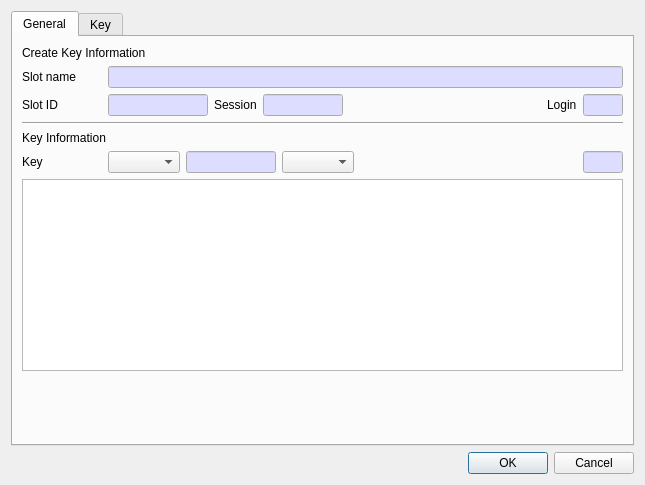
<?xml version="1.0" encoding="UTF-8"?>
<ui version="4.0">
 <class>CreateKeyDlg</class>
 <widget class="QDialog" name="CreateKeyDlg">
  <property name="geometry">
   <rect>
    <x>0</x>
    <y>0</y>
    <width>645</width>
    <height>485</height>
   </rect>
  </property>
  <property name="windowTitle">
   <string>Create key</string>
  </property>
  <layout class="QVBoxLayout" name="verticalLayout">
   <item>
    <widget class="QTabWidget" name="tabWidget">
     <property name="currentIndex">
      <number>0</number>
     </property>
     <widget class="QWidget" name="mFirstTab">
      <attribute name="title">
       <string>General</string>
      </attribute>
      <layout class="QVBoxLayout" name="verticalLayout_2">
       <item>
        <widget class="QLabel" name="label_13">
         <property name="text">
          <string>Create Key Information</string>
         </property>
        </widget>
       </item>
       <item>
        <layout class="QGridLayout" name="gridLayout">
         <property name="topMargin">
          <number>0</number>
         </property>
         <item row="0" column="0">
          <widget class="QLabel" name="label">
           <property name="minimumSize">
            <size>
             <width>80</width>
             <height>0</height>
            </size>
           </property>
           <property name="text">
            <string>Slot name</string>
           </property>
          </widget>
         </item>
         <item row="0" column="1">
          <widget class="QLineEdit" name="mSlotNameText">
           <property name="palette">
            <palette>
             <active>
              <colorrole role="Base">
               <brush brushstyle="SolidPattern">
                <color alpha="255">
                 <red>221</red>
                 <green>221</green>
                 <blue>255</blue>
                </color>
               </brush>
              </colorrole>
             </active>
             <inactive>
              <colorrole role="Base">
               <brush brushstyle="SolidPattern">
                <color alpha="255">
                 <red>221</red>
                 <green>221</green>
                 <blue>255</blue>
                </color>
               </brush>
              </colorrole>
             </inactive>
             <disabled/>
            </palette>
           </property>
           <property name="readOnly">
            <bool>true</bool>
           </property>
          </widget>
         </item>
        </layout>
       </item>
       <item>
        <layout class="QGridLayout" name="gridLayout_3">
         <property name="topMargin">
          <number>0</number>
         </property>
         <item row="0" column="0">
          <widget class="QLabel" name="label_3">
           <property name="minimumSize">
            <size>
             <width>80</width>
             <height>0</height>
            </size>
           </property>
           <property name="text">
            <string>Slot ID</string>
           </property>
          </widget>
         </item>
         <item row="0" column="5">
          <widget class="QLabel" name="label_6">
           <property name="text">
            <string>Login</string>
           </property>
          </widget>
         </item>
         <item row="0" column="3">
          <widget class="QLineEdit" name="mSessionText">
           <property name="maximumSize">
            <size>
             <width>80</width>
             <height>16777215</height>
            </size>
           </property>
           <property name="palette">
            <palette>
             <active>
              <colorrole role="Base">
               <brush brushstyle="SolidPattern">
                <color alpha="255">
                 <red>221</red>
                 <green>221</green>
                 <blue>255</blue>
                </color>
               </brush>
              </colorrole>
             </active>
             <inactive>
              <colorrole role="Base">
               <brush brushstyle="SolidPattern">
                <color alpha="255">
                 <red>221</red>
                 <green>221</green>
                 <blue>255</blue>
                </color>
               </brush>
              </colorrole>
             </inactive>
             <disabled>
              <colorrole role="Base">
               <brush brushstyle="SolidPattern">
                <color alpha="255">
                 <red>240</red>
                 <green>240</green>
                 <blue>240</blue>
                </color>
               </brush>
              </colorrole>
             </disabled>
            </palette>
           </property>
           <property name="readOnly">
            <bool>true</bool>
           </property>
          </widget>
         </item>
         <item row="0" column="2">
          <widget class="QLabel" name="label_5">
           <property name="text">
            <string>Session</string>
           </property>
          </widget>
         </item>
         <item row="0" column="1">
          <widget class="QLineEdit" name="mSlotIDText">
           <property name="maximumSize">
            <size>
             <width>100</width>
             <height>16777215</height>
            </size>
           </property>
           <property name="palette">
            <palette>
             <active>
              <colorrole role="Base">
               <brush brushstyle="SolidPattern">
                <color alpha="255">
                 <red>221</red>
                 <green>221</green>
                 <blue>255</blue>
                </color>
               </brush>
              </colorrole>
             </active>
             <inactive>
              <colorrole role="Base">
               <brush brushstyle="SolidPattern">
                <color alpha="255">
                 <red>221</red>
                 <green>221</green>
                 <blue>255</blue>
                </color>
               </brush>
              </colorrole>
             </inactive>
             <disabled>
              <colorrole role="Base">
               <brush brushstyle="SolidPattern">
                <color alpha="255">
                 <red>240</red>
                 <green>240</green>
                 <blue>240</blue>
                </color>
               </brush>
              </colorrole>
             </disabled>
            </palette>
           </property>
           <property name="readOnly">
            <bool>true</bool>
           </property>
          </widget>
         </item>
         <item row="0" column="6">
          <widget class="QLineEdit" name="mLoginText">
           <property name="maximumSize">
            <size>
             <width>40</width>
             <height>16777215</height>
            </size>
           </property>
           <property name="palette">
            <palette>
             <active>
              <colorrole role="Base">
               <brush brushstyle="SolidPattern">
                <color alpha="255">
                 <red>221</red>
                 <green>221</green>
                 <blue>255</blue>
                </color>
               </brush>
              </colorrole>
             </active>
             <inactive>
              <colorrole role="Base">
               <brush brushstyle="SolidPattern">
                <color alpha="255">
                 <red>221</red>
                 <green>221</green>
                 <blue>255</blue>
                </color>
               </brush>
              </colorrole>
             </inactive>
             <disabled>
              <colorrole role="Base">
               <brush brushstyle="SolidPattern">
                <color alpha="255">
                 <red>240</red>
                 <green>240</green>
                 <blue>240</blue>
                </color>
               </brush>
              </colorrole>
             </disabled>
            </palette>
           </property>
           <property name="readOnly">
            <bool>true</bool>
           </property>
          </widget>
         </item>
         <item row="0" column="4">
          <spacer name="horizontalSpacer">
           <property name="orientation">
            <enum>Qt::Horizontal</enum>
           </property>
           <property name="sizeHint" stdset="0">
            <size>
             <width>40</width>
             <height>20</height>
            </size>
           </property>
          </spacer>
         </item>
        </layout>
       </item>
       <item>
        <widget class="Line" name="line_2">
         <property name="orientation">
          <enum>Qt::Horizontal</enum>
         </property>
        </widget>
       </item>
       <item>
        <widget class="QLabel" name="label_11">
         <property name="text">
          <string>Key Information</string>
         </property>
        </widget>
       </item>
       <item>
        <layout class="QGridLayout" name="gridLayout_6">
         <property name="topMargin">
          <number>0</number>
         </property>
         <item row="0" column="3">
          <widget class="QComboBox" name="mKeyCombo"/>
         </item>
         <item row="0" column="1">
          <widget class="QComboBox" name="mKeyTypeCombo">
           <property name="sizePolicy">
            <sizepolicy hsizetype="Preferred" vsizetype="Fixed">
             <horstretch>0</horstretch>
             <verstretch>0</verstretch>
            </sizepolicy>
           </property>
          </widget>
         </item>
         <item row="0" column="5">
          <widget class="QLineEdit" name="mKeyLenText">
           <property name="minimumSize">
            <size>
             <width>40</width>
             <height>0</height>
            </size>
           </property>
           <property name="maximumSize">
            <size>
             <width>40</width>
             <height>16777215</height>
            </size>
           </property>
           <property name="palette">
            <palette>
             <active>
              <colorrole role="Base">
               <brush brushstyle="SolidPattern">
                <color alpha="255">
                 <red>221</red>
                 <green>221</green>
                 <blue>255</blue>
                </color>
               </brush>
              </colorrole>
             </active>
             <inactive>
              <colorrole role="Base">
               <brush brushstyle="SolidPattern">
                <color alpha="255">
                 <red>221</red>
                 <green>221</green>
                 <blue>255</blue>
                </color>
               </brush>
              </colorrole>
             </inactive>
             <disabled>
              <colorrole role="Base">
               <brush brushstyle="SolidPattern">
                <color alpha="255">
                 <red>240</red>
                 <green>240</green>
                 <blue>240</blue>
                </color>
               </brush>
              </colorrole>
             </disabled>
            </palette>
           </property>
           <property name="readOnly">
            <bool>true</bool>
           </property>
          </widget>
         </item>
         <item row="0" column="4">
          <spacer name="horizontalSpacer_2">
           <property name="orientation">
            <enum>Qt::Horizontal</enum>
           </property>
           <property name="sizeHint" stdset="0">
            <size>
             <width>40</width>
             <height>20</height>
            </size>
           </property>
          </spacer>
         </item>
         <item row="0" column="0">
          <widget class="QLabel" name="label_12">
           <property name="minimumSize">
            <size>
             <width>80</width>
             <height>0</height>
            </size>
           </property>
           <property name="text">
            <string>Key</string>
           </property>
          </widget>
         </item>
         <item row="0" column="2">
          <widget class="QLineEdit" name="mKeyTypeText">
           <property name="minimumSize">
            <size>
             <width>90</width>
             <height>0</height>
            </size>
           </property>
           <property name="maximumSize">
            <size>
             <width>90</width>
             <height>16777215</height>
            </size>
           </property>
           <property name="palette">
            <palette>
             <active>
              <colorrole role="Base">
               <brush brushstyle="SolidPattern">
                <color alpha="255">
                 <red>221</red>
                 <green>221</green>
                 <blue>255</blue>
                </color>
               </brush>
              </colorrole>
             </active>
             <inactive>
              <colorrole role="Base">
               <brush brushstyle="SolidPattern">
                <color alpha="255">
                 <red>221</red>
                 <green>221</green>
                 <blue>255</blue>
                </color>
               </brush>
              </colorrole>
             </inactive>
             <disabled/>
            </palette>
           </property>
           <property name="readOnly">
            <bool>true</bool>
           </property>
          </widget>
         </item>
        </layout>
       </item>
       <item>
        <widget class="QPlainTextEdit" name="mKeyText">
         <property name="font">
          <font/>
         </property>
        </widget>
       </item>
       <item>
        <spacer name="verticalSpacer">
         <property name="orientation">
          <enum>Qt::Vertical</enum>
         </property>
         <property name="sizeHint" stdset="0">
          <size>
           <width>20</width>
           <height>40</height>
          </size>
         </property>
        </spacer>
       </item>
      </layout>
     </widget>
     <widget class="QWidget" name="mSecondTab">
      <attribute name="title">
       <string>Key</string>
      </attribute>
      <layout class="QVBoxLayout" name="verticalLayout_3">
       <item>
        <widget class="QLabel" name="label_8">
         <property name="text">
          <string>Information</string>
         </property>
        </widget>
       </item>
       <item>
        <widget class="Line" name="line_3">
         <property name="orientation">
          <enum>Qt::Horizontal</enum>
         </property>
        </widget>
       </item>
       <item>
        <layout class="QGridLayout" name="gridLayout_2">
         <property name="topMargin">
          <number>0</number>
         </property>
         <item row="1" column="1">
          <widget class="QLineEdit" name="mIDText"/>
         </item>
         <item row="0" column="0">
          <widget class="QLabel" name="label_7">
           <property name="text">
            <string>Label</string>
           </property>
          </widget>
         </item>
         <item row="1" column="0">
          <widget class="QLabel" name="label_4">
           <property name="text">
            <string>ID</string>
           </property>
          </widget>
         </item>
         <item row="1" column="2">
          <widget class="QCheckBox" name="mUseRandCheck">
           <property name="text">
            <string>Use Random</string>
           </property>
          </widget>
         </item>
         <item row="0" column="1" colspan="2">
          <widget class="QLineEdit" name="mLabelText"/>
         </item>
        </layout>
       </item>
       <item>
        <widget class="Line" name="line_4">
         <property name="orientation">
          <enum>Qt::Horizontal</enum>
         </property>
        </widget>
       </item>
       <item>
        <widget class="QLabel" name="label_9">
         <property name="text">
          <string>Attributes</string>
         </property>
        </widget>
       </item>
       <item>
        <layout class="QGridLayout" name="gridLayout_5">
         <property name="topMargin">
          <number>0</number>
         </property>
         <item row="0" column="1">
          <widget class="QComboBox" name="mPrivateCombo"/>
         </item>
         <item row="3" column="1">
          <widget class="QComboBox" name="mTokenCombo"/>
         </item>
         <item row="2" column="5">
          <widget class="QComboBox" name="mVerifyCombo"/>
         </item>
         <item row="3" column="5">
          <widget class="QComboBox" name="mDeriveCombo"/>
         </item>
         <item row="4" column="5">
          <widget class="QComboBox" name="mTrustedCombo"/>
         </item>
         <item row="1" column="2">
          <widget class="QCheckBox" name="mEncryptCheck">
           <property name="text">
            <string notr="true">Encrypt</string>
           </property>
          </widget>
         </item>
         <item row="2" column="1">
          <widget class="QComboBox" name="mModifiableCombo"/>
         </item>
         <item row="1" column="3">
          <widget class="QComboBox" name="mEncryptCombo"/>
         </item>
         <item row="4" column="4">
          <widget class="QCheckBox" name="mTrustedCheck">
           <property name="text">
            <string>Trusted</string>
           </property>
          </widget>
         </item>
         <item row="0" column="3">
          <widget class="QComboBox" name="mSensitiveCombo"/>
         </item>
         <item row="1" column="1">
          <widget class="QComboBox" name="mUnwrapCombo"/>
         </item>
         <item row="3" column="2">
          <widget class="QCheckBox" name="mExtractableCheck">
           <property name="text">
            <string notr="true">Extractable</string>
           </property>
          </widget>
         </item>
         <item row="2" column="2">
          <widget class="QCheckBox" name="mSignCheck">
           <property name="text">
            <string notr="true">Sign</string>
           </property>
          </widget>
         </item>
         <item row="3" column="4">
          <widget class="QCheckBox" name="mDeriveCheck">
           <property name="text">
            <string>Derive</string>
           </property>
          </widget>
         </item>
         <item row="4" column="2">
          <widget class="QCheckBox" name="mEndDateCheck">
           <property name="text">
            <string>EndDate</string>
           </property>
          </widget>
         </item>
         <item row="4" column="3">
          <widget class="QDateEdit" name="mEndDateEdit"/>
         </item>
         <item row="0" column="2">
          <widget class="QCheckBox" name="mSensitiveCheck">
           <property name="text">
            <string notr="true">Sensitive</string>
           </property>
          </widget>
         </item>
         <item row="2" column="4">
          <widget class="QCheckBox" name="mVerifyCheck">
           <property name="text">
            <string notr="true">Verify</string>
           </property>
          </widget>
         </item>
         <item row="2" column="0">
          <widget class="QCheckBox" name="mModifiableCheck">
           <property name="text">
            <string notr="true">Modifiable</string>
           </property>
          </widget>
         </item>
         <item row="0" column="4">
          <widget class="QCheckBox" name="mWrapCheck">
           <property name="text">
            <string notr="true">Wrap</string>
           </property>
          </widget>
         </item>
         <item row="3" column="0">
          <widget class="QCheckBox" name="mTokenCheck">
           <property name="text">
            <string notr="true">Token</string>
           </property>
          </widget>
         </item>
         <item row="0" column="5">
          <widget class="QComboBox" name="mWrapCombo"/>
         </item>
         <item row="0" column="0">
          <widget class="QCheckBox" name="mPrivateCheck">
           <property name="text">
            <string notr="true">Private</string>
           </property>
          </widget>
         </item>
         <item row="3" column="3">
          <widget class="QComboBox" name="mExtractableCombo"/>
         </item>
         <item row="2" column="3">
          <widget class="QComboBox" name="mSignCombo"/>
         </item>
         <item row="1" column="0">
          <widget class="QCheckBox" name="mUnwrapCheck">
           <property name="text">
            <string notr="true">Unwrap</string>
           </property>
          </widget>
         </item>
         <item row="1" column="5">
          <widget class="QComboBox" name="mDecryptCombo"/>
         </item>
         <item row="4" column="1">
          <widget class="QDateEdit" name="mStartDateEdit"/>
         </item>
         <item row="4" column="0">
          <widget class="QCheckBox" name="mStartDateCheck">
           <property name="text">
            <string>StartDate</string>
           </property>
          </widget>
         </item>
         <item row="1" column="4">
          <widget class="QCheckBox" name="mDecryptCheck">
           <property name="text">
            <string notr="true">Decrypt</string>
           </property>
          </widget>
         </item>
         <item row="5" column="0">
          <widget class="QCheckBox" name="mCopyableCheck">
           <property name="text">
            <string>Copyable</string>
           </property>
          </widget>
         </item>
         <item row="5" column="2">
          <widget class="QCheckBox" name="mDestroyableCheck">
           <property name="text">
            <string>Destroyable</string>
           </property>
          </widget>
         </item>
         <item row="5" column="1">
          <widget class="QComboBox" name="mCopyableCombo"/>
         </item>
         <item row="5" column="3">
          <widget class="QComboBox" name="mDestroyableCombo"/>
         </item>
        </layout>
       </item>
       <item>
        <spacer name="verticalSpacer_2">
         <property name="orientation">
          <enum>Qt::Vertical</enum>
         </property>
         <property name="sizeHint" stdset="0">
          <size>
           <width>20</width>
           <height>40</height>
          </size>
         </property>
        </spacer>
       </item>
      </layout>
     </widget>
    </widget>
   </item>
   <item>
    <widget class="QDialogButtonBox" name="buttonBox">
     <property name="orientation">
      <enum>Qt::Horizontal</enum>
     </property>
     <property name="standardButtons">
      <set>QDialogButtonBox::Cancel|QDialogButtonBox::Ok</set>
     </property>
    </widget>
   </item>
  </layout>
 </widget>
 <tabstops>
  <tabstop>tabWidget</tabstop>
  <tabstop>mSlotIDText</tabstop>
  <tabstop>mSessionText</tabstop>
  <tabstop>mLoginText</tabstop>
  <tabstop>mKeyTypeCombo</tabstop>
  <tabstop>mKeyTypeText</tabstop>
  <tabstop>mKeyCombo</tabstop>
  <tabstop>mKeyLenText</tabstop>
  <tabstop>mKeyText</tabstop>
  <tabstop>mLabelText</tabstop>
  <tabstop>mIDText</tabstop>
  <tabstop>mUseRandCheck</tabstop>
  <tabstop>mPrivateCheck</tabstop>
  <tabstop>mPrivateCombo</tabstop>
  <tabstop>mSensitiveCheck</tabstop>
  <tabstop>mSensitiveCombo</tabstop>
  <tabstop>mWrapCheck</tabstop>
  <tabstop>mWrapCombo</tabstop>
  <tabstop>mUnwrapCheck</tabstop>
  <tabstop>mUnwrapCombo</tabstop>
  <tabstop>mEncryptCheck</tabstop>
  <tabstop>mEncryptCombo</tabstop>
  <tabstop>mDecryptCheck</tabstop>
  <tabstop>mDecryptCombo</tabstop>
  <tabstop>mModifiableCheck</tabstop>
  <tabstop>mModifiableCombo</tabstop>
  <tabstop>mSignCheck</tabstop>
  <tabstop>mSignCombo</tabstop>
  <tabstop>mVerifyCheck</tabstop>
  <tabstop>mVerifyCombo</tabstop>
  <tabstop>mTokenCheck</tabstop>
  <tabstop>mTokenCombo</tabstop>
  <tabstop>mExtractableCheck</tabstop>
  <tabstop>mExtractableCombo</tabstop>
  <tabstop>mDeriveCheck</tabstop>
  <tabstop>mDeriveCombo</tabstop>
  <tabstop>mStartDateCheck</tabstop>
  <tabstop>mStartDateEdit</tabstop>
  <tabstop>mEndDateCheck</tabstop>
  <tabstop>mEndDateEdit</tabstop>
  <tabstop>mTrustedCheck</tabstop>
  <tabstop>mTrustedCombo</tabstop>
  <tabstop>mCopyableCheck</tabstop>
  <tabstop>mCopyableCombo</tabstop>
  <tabstop>mDestroyableCheck</tabstop>
  <tabstop>mDestroyableCombo</tabstop>
 </tabstops>
 <resources/>
 <connections>
  <connection>
   <sender>buttonBox</sender>
   <signal>accepted()</signal>
   <receiver>CreateKeyDlg</receiver>
   <slot>accept()</slot>
   <hints>
    <hint type="sourcelabel">
     <x>248</x>
     <y>254</y>
    </hint>
    <hint type="destinationlabel">
     <x>157</x>
     <y>274</y>
    </hint>
   </hints>
  </connection>
  <connection>
   <sender>buttonBox</sender>
   <signal>rejected()</signal>
   <receiver>CreateKeyDlg</receiver>
   <slot>reject()</slot>
   <hints>
    <hint type="sourcelabel">
     <x>316</x>
     <y>260</y>
    </hint>
    <hint type="destinationlabel">
     <x>286</x>
     <y>274</y>
    </hint>
   </hints>
  </connection>
 </connections>
</ui>
